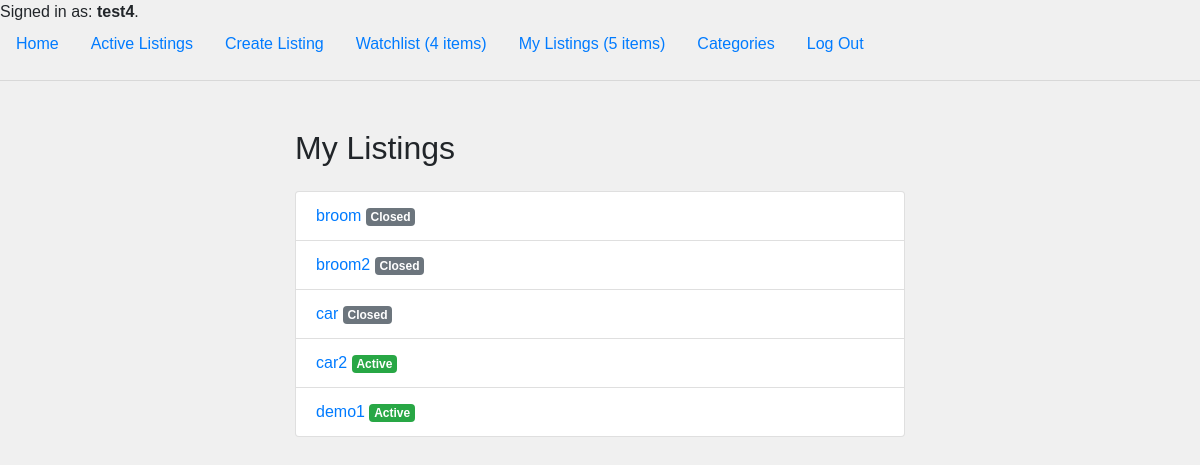
Screenshot of /my_listings (signed in) with the database file from the repository.
### auctions/models.py (models this page shows, shortened)
class User(AbstractUser):
    watchlist = models.OneToOneField('Watchlist', on_delete=models.CASCADE, null=True, blank=True, related_name='user_watchlist')

class Watchlist(models.Model):
    user = models.OneToOneField(User, on_delete=models.CASCADE, primary_key=True, related_name='user_watchlist')
    listings = models.ManyToManyField(Listing)

class Listing(models.Model):
    title = models.CharField(max_length=100)
    description = models.TextField()
    starting_bid = models.DecimalField(max_digits=10, decimal_places=2)
    current_bid = models.DecimalField(max_digits=10, decimal_places=2, null=True, blank=True)
    image_url = models.URLField(null=True, blank=True)
    category = models.ForeignKey('Category', on_delete=models.SET_NULL, null=True, blank=True)
    created_by = models.ForeignKey(User, on_delete=models.CASCADE, related_name="listings_created")
    created_at = models.DateTimeField(auto_now_add=True)
    active = models.BooleanField(default=True)

### auctions/views.py (the view)
# urls.py: path('my_listings', my_listings, name='my_listings'),
@login_required
def my_listings(request):
    my_listings = Listing.objects.filter(created_by=request.user)
    return render(request, 'auctions/my_listings.html', {'my_listings': my_listings})

### auctions/templates/auctions/my_listings.html (shortened to what this page needs)
{% extends 'auctions/layout.html' %}
{% block body %}
    <div class="container mt-5">
        <div class="row">
            <div class="col-md-8 offset-md-2">
                <h2 class="mb-4">My Listings</h2>
                {% if my_listings %}
                    <ul class="list-group">
                        {% for listing in my_listings %}
                            <li class="list-group-item">
                                <a href="{% url 'listing' listing.id %}">{{ listing.title }}</a>
                                {% if listing.active %}
                                    <span class="badge badge-success">Active</span>
                                {% else %}
                                    <span class="badge badge-secondary">Closed</span>
                                {% endif %}
                            </li>
                        {% endfor %}
                    </ul>
                {% else %}
                    <p>You haven't created any listings yet.</p>
                {% endif %}
            </div>
        </div>
    </div>
{% endblock %}

### auctions/templates/auctions/layout.html (shortened to what this page needs)
{% load static %}
<!DOCTYPE html>
<html lang="en">
<head>
    <link rel="stylesheet" href="https://stackpath.bootstrapcdn.com/bootstrap/4.4.1/css/bootstrap.min.css"
>
    <link href="{% static 'auctions/styles.css' %}" rel="stylesheet">
</head>
<body>
<div>
    {% if user.is_authenticated %}
        Signed in as: <strong>{{ user.username }}</strong>.
    {% else %}
        Not signed in.
    {% endif %}
</div>
<ul class="nav">
    <li class="nav-item">
        <a class="nav-link" href="{% url 'index' %}">Home</a>
    </li>
    {% if user.is_authenticated %}
        <li class="nav-item">
            <a class="nav-link" href="{% url 'active_listings' %}">Active Listings</a>
        </li>
        <li class="nav-item">
            <a class="nav-link" href="{% url 'create_listing' %}">Create Listing</a>
        </li>
        <li class="nav-item">
            <a class="nav-link" href="{% url 'watchlist' %}">Watchlist
                {% if user.user_watchlist %}
                    ({{ user.user_watchlist.listings.count }} items)
                {% endif %}
            </a>
        </li>
        <li class="nav-item">
            <a class="nav-link" href="{% url 'my_listings' %}">My Listings
                {% if user.listings_created %}
                    ({{ user.listings_created.count }} items)
                {% endif %}
            </a>
        </li>
		<li class="nav-item">
		<a class="nav-link" href="{% url 'category_list' %}">Categories</a>
		</li>
        <li class="nav-item">
            <a class="nav-link" href="{% url 'logout' %}">Log Out</a>
        </li>
    {% endif %}
</ul>
<hr>
{% block body %}
{% endblock %}
</body>
</html>

### auctions/static/auctions/styles.css (style rules this page uses)
body { font-family: 'Arial', sans-serif; margin: 0; padding: 0; background-color: #f0f0f0; }
.container { width: 80%; margin: 0 auto; }

### rows the page displays
User: username "test4", user_watchlist.listings.count "4", listings_created.count "5"
Listing: title "broom", active "Closed"
Listing: title "broom2", active "Closed"
Listing: title "car", active "Closed"
Listing: title "car2", active "Active"
Listing: title "demo1", active "Active"
